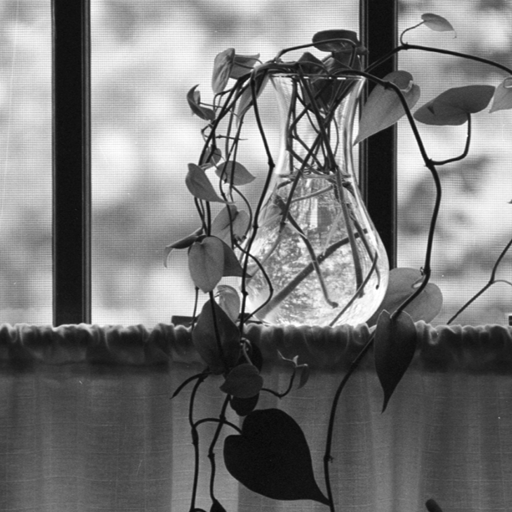
%> input picture week3/Images/vase.tif, 512 x 512 px
$ octave two_dim_script.m   (GNU Octave 9; MATLAB toolbox functions it lacks are replaced by stand-ins)
%> lines starting %> are read from the running program, lines starting %| are printed output that depends on the picture; in (x1, y1, x2, y2) boxes, pixels count from 0 and x2, y2 are one past the last pixel; in counts of white or black regions, pixels touching at a corner belong together; the program's own positions count from 1
### week3/readDoubleImage.m
function image = readDoubleImage(title)
%> called with title = 'vase'
    image = double(imread(['../Images/images/' title, '.tif']));
%> image: size 512x512 double; min 6, max 255, mean 118.2; mean of the top-left, top-right, bottom-left and bottom-right quarters 157.1, 138, 90.1, 87.6
end

### week3/IPdwt2.m
function finalImage = IPdwt2(image, J, finalImage)
    if nargin < 3
        % This only happens when the function is called by the user:
        % Initialize the final image as a matrix of zeroes.
        finalImage = zeros(size(image));
    end
    [M, N] = size(image);

    % Retrieve the horizontal 'averaging' component and the 'detail'
    % component by taking the difference and average of the
    % original approximation.
    [ave, det] = decompose_2d(image, 'columns');

    % Decompose the components further to retrieve the lower scale
    % details and approximation.
    [Wa, Wh] = decompose_2d(ave, 'rows');
    [Wv, Wd] = decompose_2d(det, 'rows');

    % Set the detail parts of the final image correspondingly.
    finalImage(M/2+1:M, 1:N/2) = Wv;
    finalImage(1:M/2, N/2+1:N) = Wh;
    finalImage(M/2+1:M, N/2+1:N) = Wd;

    if J == 1
        % Set the lowest scale approximation to the upper-left corner.
        % The final image will be returned, since we're done now.
        finalImage(1:M/2, 1:N/2) = Wa;
    else
        % Go further in the recursion, now using the new approximation as
        % the input image.
        finalImage = IPdwt2(Wa, J - 1, finalImage);
    end
end

### week3/decompose_2d.m
function [ave, det] = decompose_2d(image, along)
    % Retrieve the even and odd pixels of the image, along the requested
    % direction.
    if strcmp(along, 'columns') == 1
        even = image(:, 2:2:end);
        odd = image(:, 1:2:end);
    else
        even = image(2:2:end, :);
        odd = image(1:2:end, :);
    end

    % Retrieve the average values by taking the average of all odd/even
    % pairs.
    ave = (even + odd) / 2;

    % Retrieve the detailing information by taking the difference of all
    % odd/even pairs.
    det = (even - odd) / 2;
end

### week3/IPdwt2scale.m
function image = IPdwt2scale(image, approxSize, fMax)
    if nargin < 3
        fMax = 255;
    end
    [N, ~] = size(image);

    % Rescale largest diagonal details (bottom-right)
    diagonalDetails = image(N/2 + 1:end, N/2 + 1:end);
    detailMax = max(max(abs(diagonalDetails)));
    % Scale to range [-0.5*fMax, 0.5*fMax]
    diagonalDetails = diagonalDetails .* ((fMax / 2) / detailMax);
    % Move to range [0, fMax]
    diagonalDetails = diagonalDetails + (fMax / 2);

    % Rescale largest horizontal details (top-right)
    horizontalDetails = image(1:N/2, N/2 + 1:end);
    detailMax = max(max(abs(horizontalDetails)));
    horizontalDetails = horizontalDetails .* ((fMax / 2) / detailMax);
    horizontalDetails = horizontalDetails + (fMax / 2);

    % Rescale largest vertical details (bottom-left)
    verticalDetails = image(N/2 + 1:end, 1:N/2);
    detailMax = max(max(abs(verticalDetails)));
    verticalDetails = verticalDetails .* ((fMax / 2) / detailMax);
    verticalDetails = verticalDetails + (fMax / 2);

    % Set rescaled details to image
    image(N/2 + 1:end, N/2 + 1:end) = diagonalDetails;
    image(1:N/2, N/2 + 1:end) = horizontalDetails;
    image(N/2 + 1:end, 1:N/2) = verticalDetails;

    if size(image, 1) / 2 ~= approxSize
        % There's still work to be done.
        % Recursively rescale the rest of the image (top-left)
        image(1:N/2, 1:N/2) = IPdwt2scale(image(1:N/2, 1:N/2), approxSize, fMax);
    end

    % Mark the borders with white pixels
    image(N/2,:) = 255 * ones(1, N);
    image(:,N/2) = 255 * ones(N, 1);
end

### week3/IPidwt2.m
function finalImage = IPidwt2(image, j)
    if j == 0
        % Just return the input image, since j=0.
        finalImage = image;
    else
        [M, N] = size(image);

        % Compute the height and width of the current approximation and
        % details.
        h = M / (2^j);
        w = N / (2^j);

        % Retrieve the current approximation, and the lowest level details
        % in all three directions.
        Wa = image(1:h           , 1:w);
        Wh = image(h + 1:2*h, 1:w);
        Wv = image(1:h           , w+1:2*w);
        Wd = image(h + 1:2*h, w+1:2*w);

        % Compose larger approximations in the vertical direction (more
        % rows).
        component1 = compose_2d(Wa, Wv, 'rows');
        component2 = compose_2d(Wh, Wd, 'rows');

        % Combine the two components and compose larger approximation in
        % the horizontal direction (more columns). Write the result in the
        % appropriate place in 'image'.
        image(1:h*2, 1:w*2) = compose_2d(component1, component2, 'columns');

        % Pass the image with the higher level approximation to a deeper
        % recursion.
        finalImage = IPidwt2(image, j - 1);
    end
end

### week3/compose_2d.m
function image = compose_2d(Wa, Wb, along)
    [M, N] = size(Wa);
    if strcmp(along, 'rows') == 1
        image = zeros(M*2, N);
        % Set the even rows to the sum, and the odd rows to the difference.
        image(2:2:end,:) = (Wa + Wb);
        image(1:2:end,:) = (Wa - Wb);
    else
        image = zeros(M, N*2);
        % Set the even columns to the sum, and the odd rows to the
        % difference.
        image(:,2:2:end) = (Wa + Wb);
        image(:,1:2:end) = (Wa - Wb);
    end
end

### week3/two_dim_script.m
% We're using this many levels in the pyramid.
% This should not be higher than log2(N) where N is the size of the
% (square) image, otherwise unexpected things will happen.
j = 3;

% Read the image.
image = readDoubleImage('vase');
figure;
imshow(image, [0 255]);

% Compute the 2D DWT of the image, using j levels.
imageDWT = IPdwt2(image, j);
%> call 2 of IPdwt2, with J = 2
%> in IPdwt2 (call 2), `finalImage(M/2+1:M, 1:N/2) = Wv;`:
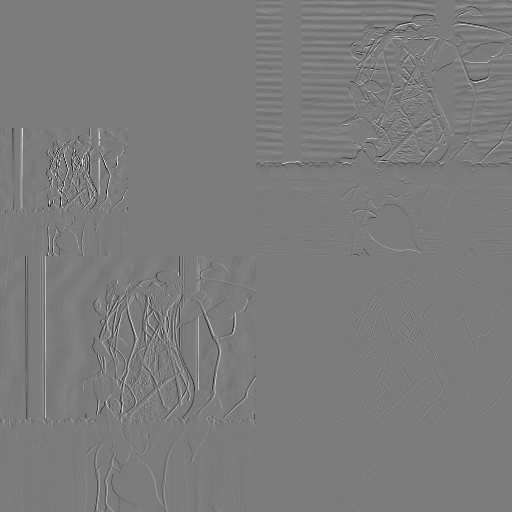
%> finalImage: size 512x512 double; min -82.25, max 86.81, mean 0; drawn with min black and max white
%> in IPdwt2 (call 2), `finalImage(1:M/2, N/2+1:N) = Wh;`: finalImage: size 512x512 double; 6.17% of pixels changed, all inside (x1, y1, x2, y2) = (128, 0, 256, 128)
%> in IPdwt2 (call 2), `finalImage(M/2+1:M, N/2+1:N) = Wd;`: finalImage: size 512x512 double; min -82.25, max 86.81, mean 0; mean of the top-left, top-right, bottom-left and bottom-right quarters 0, -0.1, 0, 0
%> call 3 of IPdwt2, with J = 1
%> call 7 of decompose_2d, with along = 'columns'
%> in decompose_2d (call 7), `ave = (even + odd) / 2;`:
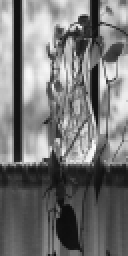
%> ave: size 128x64 double (shown 2 times larger); min 12.97, max 252.3, mean 118.2
%> in decompose_2d (call 7), `det = (even - odd) / 2;`:
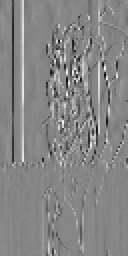
%> det: size 128x64 double (shown 2 times larger); min -93.69, max 84.53, mean 0; drawn with min black and max white
%> in decompose_2d (call 9), `even = image(2:2:end, :);`:
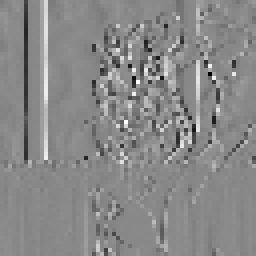
%> even: size 64x64 double (shown 4 times larger); min -93.69, max 80.88, mean 0; drawn with min black and max white
%> in decompose_2d (call 9), `ave = (even + odd) / 2;`:
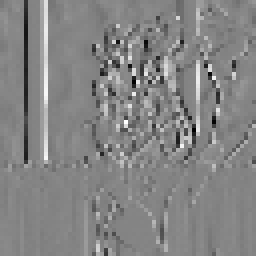
%> ave: size 64x64 double (shown 4 times larger); min -80.11, max 74.06, mean 0; drawn with min black and max white
%> in decompose_2d (call 9), `det = (even - odd) / 2;`:
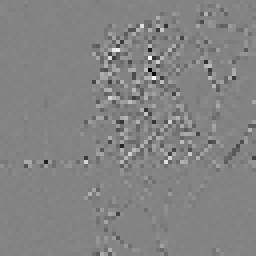
%> det: size 64x64 double (shown 4 times larger); min -55.03, max 51.67, mean 0; drawn with min black and max white
%> in IPdwt2 (call 3), `finalImage(1:M/2, 1:N/2) = Wa;`:
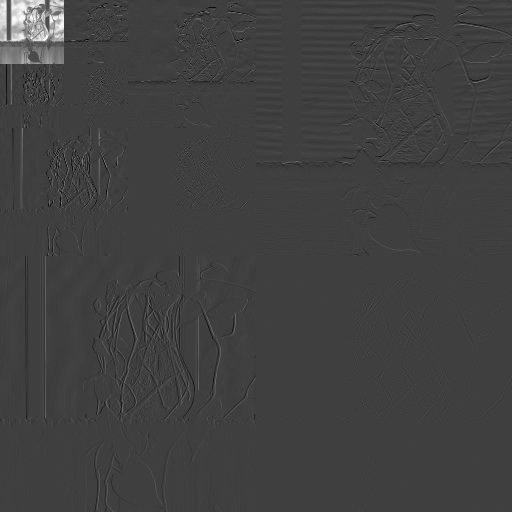
%> finalImage: size 512x512 double; min -82.25, max 247, mean 1.8; drawn with min black and max white
[M, N] = size(imageDWT);
%> M = 512; N = 512

% Rescale the parts with details, so they're more visible.
rescaledImageDWT = IPdwt2scale(imageDWT, M / (2^j));
%> in IPdwt2scale, `detailMax = max(max(abs(diagonalDetails)));`: detailMax = 24.25
%> in IPdwt2scale, `detailMax = max(max(abs(horizontalDetails)));`: detailMax = 60.5
%> in IPdwt2scale, `detailMax = max(max(abs(verticalDetails)));`: detailMax = 64

figure;
imshow(rescaledImageDWT, [0 255]);

% Retrieve the original image by computing the inverse 2D DWT of the
% transformed image, using j levels.
imageRetrieved = IPidwt2(imageDWT, j);
figure;
imshow(imageRetrieved, [0 255]);

% Make sure that the retrieved image is indeed exactly equal to the
% retrieved image after the transformations.
assert(all(all(image == imageRetrieved)));

$ run again, with week3/Images/noisymri.tif copied over week3/Images/vase.tif
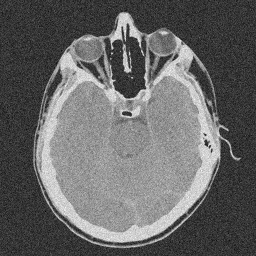
%> input picture week3/Images/noisymri.tif, 256 x 256 px
%> ave: size 128x128 double
%> det: size 128x128 double
%> ave: size 128x64 double
%> det: size 128x64 double
%> ave: size 64x64 double
%> det: size 64x64 double
%> in IPdwt2 (call 2), `finalImage(1:M/2, N/2+1:N) = Wh;`:
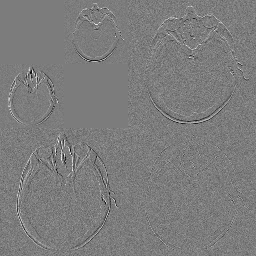
%> finalImage: size 256x256 double; min -72, max 75.25, mean 0; mean of the top-left, top-right, bottom-left and bottom-right quarters 0, 0, 0, 0; drawn with min black and max white
%> ave: size 64x32 double
%> det: size 64x32 double
%> ave: size 32x32 double
%> det: size 32x32 double
%> in IPdwt2 (call 3), `finalImage(1:M/2, 1:N/2) = Wa;`:
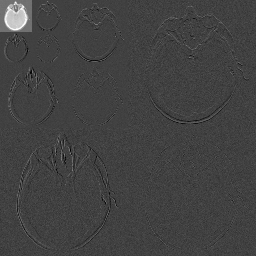
%> finalImage: size 256x256 double; min -72, max 210.2, mean 1.6; drawn with min black and max white
%> in IPdwt2scale, `detailMax = max(max(abs(diagonalDetails)));`: detailMax = 41.25
%> in IPdwt2scale, `detailMax = max(max(abs(horizontalDetails)));`: detailMax = 63.5
%> in IPdwt2scale, `detailMax = max(max(abs(verticalDetails)));`: detailMax = 75.25
